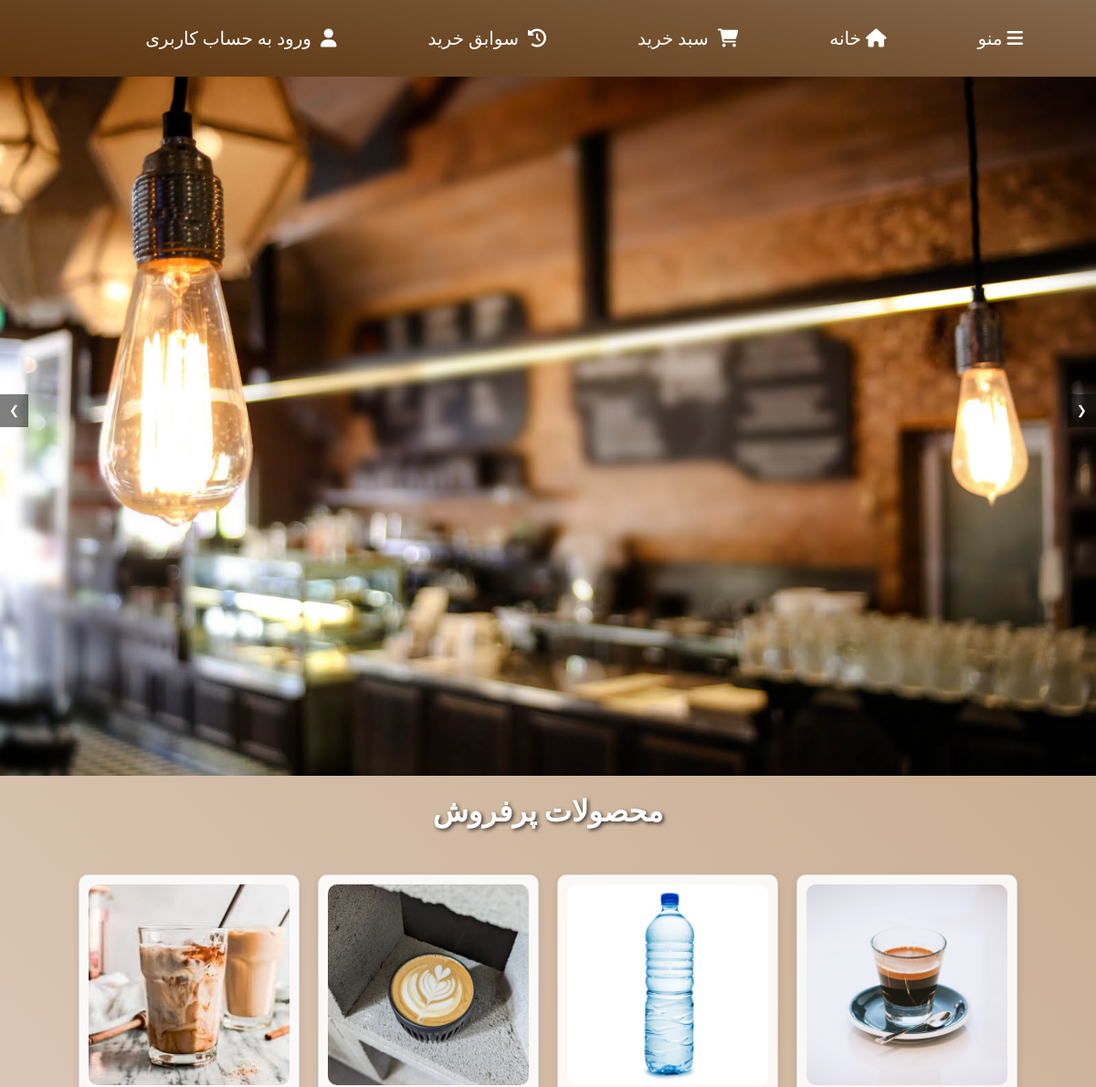
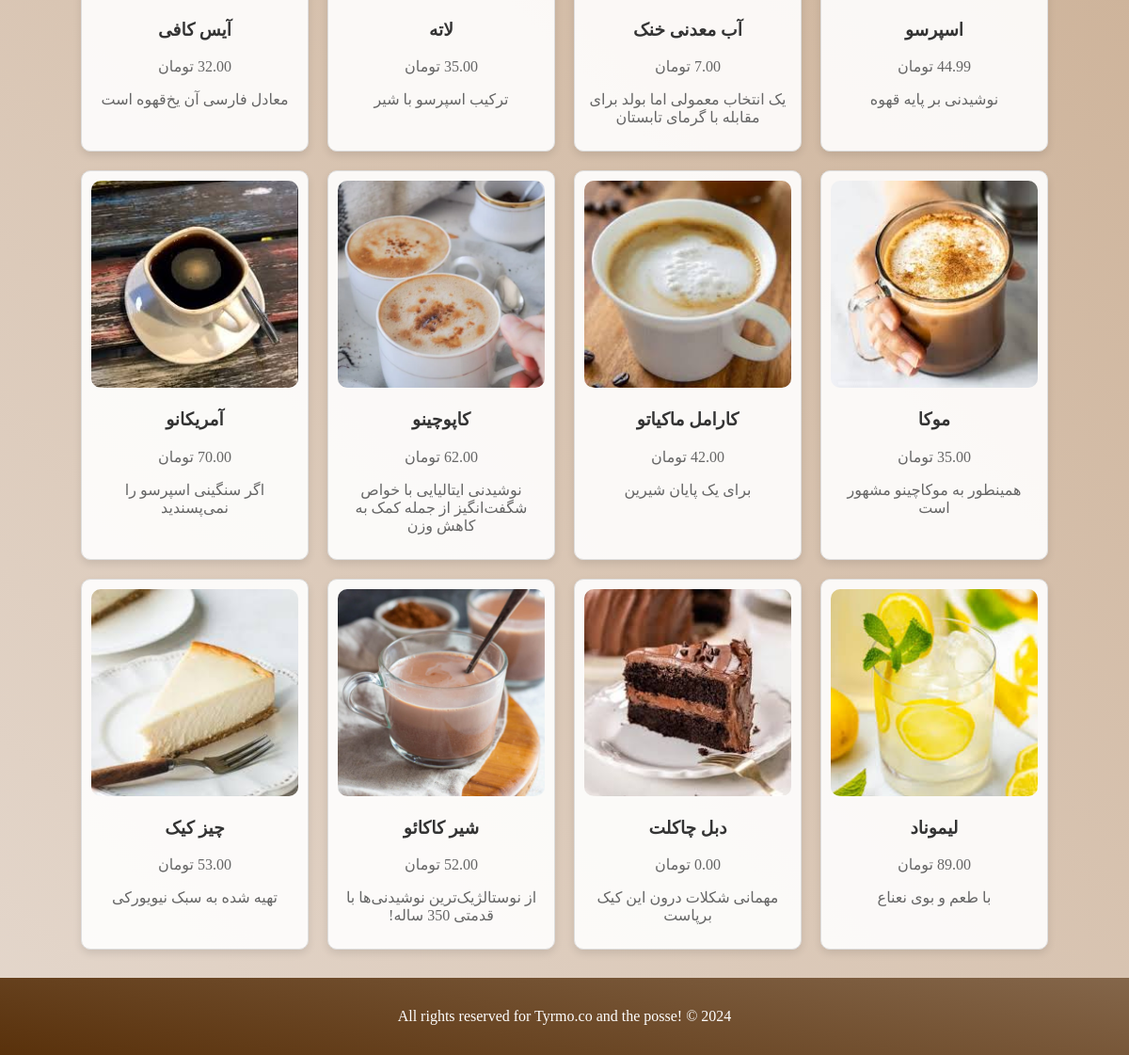
The page / on the database its author committed (2 pictures, top to bottom).
### mainapp/models.py (models this page shows, shortened)
class Product(models.Model):
    CATEGORY_CHOICES = [
        ('hot_drinks', 'نوشیدنی گرم'),
        ('cold_drinks', 'نوشیدنی سرد'),
        ('cakes', 'کیک'),
        ('breakfast','صبحانه')
    ]
    category = models.CharField(_("دسته بندی محصول"),max_length=20, choices=CATEGORY_CHOICES, default='hot_drinks')
    name = models.CharField(_('نام'), max_length=255)
    description = models.CharField( _("توضیحات"), max_length=255, blank=True, null=True)
    price = models.DecimalField(_("قیمت"),default=0, max_digits=10, decimal_places=2, validators=[validators.MinValueValidator(0)])
    timeNeeded = models.IntegerField(_("زمان مورد نیاز"),default=0, validators=[validators.MaxValueValidator(60)])
    coffee = models.PositiveIntegerField(_("قهوه"),default=0)
    milk = models.PositiveIntegerField(_("شیر"),default=0)
    chocolate = models.PositiveIntegerField(_("شکلات"),default=0)
    flour = models.PositiveIntegerField(_("آرد"),default=0)
    sugar = models.PositiveIntegerField(_("شکر"),default=0)
    egg = models.PositiveIntegerField(_("تخم مرغ"),default=0)
    bread = models.PositiveIntegerField(_("نان"),default=0)
    image = models.ImageField(_("تصویر"),upload_to='products/')
    created_at = models.DateTimeField(auto_now_add=True)
    updated_at = models.DateTimeField(auto_now=True)
    sold_count = models.PositiveBigIntegerField(default=0)

### mainapp/views.py (the view)
# urls.py: path('', views.homepage, name='index'),
def homepage(request):
    top_selling_products = Product.objects.annotate(total_sold=Sum('orderproduct__quantity')).order_by('-total_sold')[:12]
    context = {
        'products': top_selling_products
    }
    return render(request, 'index/index.html',context=context)

### templates/index/index.html (shortened to what this page needs)
{% extends 'base.html' %}
{% load static %}
{% block content %}
<div class="slider-container">
    <div class="slider">
        <img src='{% static "dynamics/image1.jpg" %}' alt="تصویر 1">
        <div class="slider-buttons">
            <button onclick="prevSlide()">&#10094;</button>
            <button onclick="nextSlide()">&#10095;</button>
        </div>
    </div>
</div>
<h1>محصولات پرفروش</h1>
<div class="best-selling-products">
    {% for product in products %}
    <div class="product-card">
        <img src="{{ product.image.url }}" alt="{{ product.name }}">
        <h3>{{ product.name }}</h3>
        <p>{{ product.price }} تومان</p>
        <p>{{ product.description }}</p>
    </div>
    {% endfor %}
</div>
<div class="footer">
    <p>All rights reserved for Tyrmo.co and the posse! &copy; 2024</p>
</div>
{% endblock content %}

### static/css/homePage.css (style rules this page uses)
* { font-family: Vazirmatn; }
body { margin: 0; padding: 0; direction: rtl; background: linear-gradient(225deg, #c3a282, #e4d7cc); }
.slider-container { position: relative; width: 100%; height: 800px; overflow: hidden; margin-top: 50px; }
.slider { position: relative; width: 100%; height: 800px; overflow: hidden; }
.slider img { width: 100%; height: 800px; object-fit: cover; position: absolute; top: 0; left: 0; opacity: 0; transition: opacity 1s ease-in-out; }
.slider img.active { opacity: 1; visibility: visible; }
.slider-buttons { position: absolute; top: 50%; width: 100%; display: flex; justify-content: space-between; transform: translateY(-50%); }
.slider-buttons button { background-color: rgba(0, 0, 0, 0.5); color: white; border: none; padding: 10px; cursor: pointer; }
.footer { background: linear-gradient(10deg, #59310b, #84664a); color: white; text-align: center; padding: 1rem; }

### templates/index/index.html (style rules this page uses)
h1 { text-align: center; margin: 20px 0; color: #fff; text-shadow: 2px 2px 4px rgba(0, 0, 0, 0.7); }
.best-selling-products { display: flex; flex-wrap: wrap; justify-content: center; padding: 20px; }
.product-card { background-color: rgba(255, 255, 255, 0.9); border: 1px solid #ddd; border-radius: 10px; box-shadow: 0 4px 8px rgba(0, 0, 0, 0.1); margin: 10px; padding: 10px; text-align: center; width: 220px; transition: transform 0.2s; }
.product-card img { border-radius: 10px; max-width: 100%; height: auto; }
.product-card h3 { color: #333; }
.product-card p { color: #666; }

### rows shown on the page
Product: image (picture), name "اسپرسو", price "44.99", description "نوشیدنی بر پایه قهوه"
Product: image (picture), name "آب معدنی خنک", price "7.00", description "یک انتخاب معمولی اما بولد برای مقابله با گرمای تابستان"
Product: image (picture), name "لاته", price "35.00", description "ترکیب اسپرسو با شیر"
Product: image (picture), name "آیس کافی", price "32.00", description "معادل فارسی آن یخ‌قهوه است"
Product: image (picture), name "موکا", price "35.00", description "همینطور به موکاچینو مشهور است"
Product: image (picture), name "کارامل ماکیاتو", price "42.00", description "برای یک پایان شیرین"
Product: image (picture), name "کاپوچینو", price "62.00", description "نوشیدنی ایتالیایی با خواص شگفت‌انگیز از جمله کمک به کاهش وزن"
Product: image (picture), name "آمریکانو", price "70.00", description "اگر سنگینی اسپرسو را نمی‌پسندید"
Product: image (picture), name "لیموناد", price "89.00", description "با طعم و بوی نعناع"
Product: image (picture), name "دبل چاکلت", price "0.00", description "مهمانی شکلات درون این کیک برپاست"
Product: image (picture), name "شیر کاکائو", price "52.00", description "از نوستالژیک‌ترین نوشیدنی‌ها با قدمتی 350 ساله!"
Product: image (picture), name "چیز کیک", price "53.00", description "تهیه شده به سبک نیویورکی"
